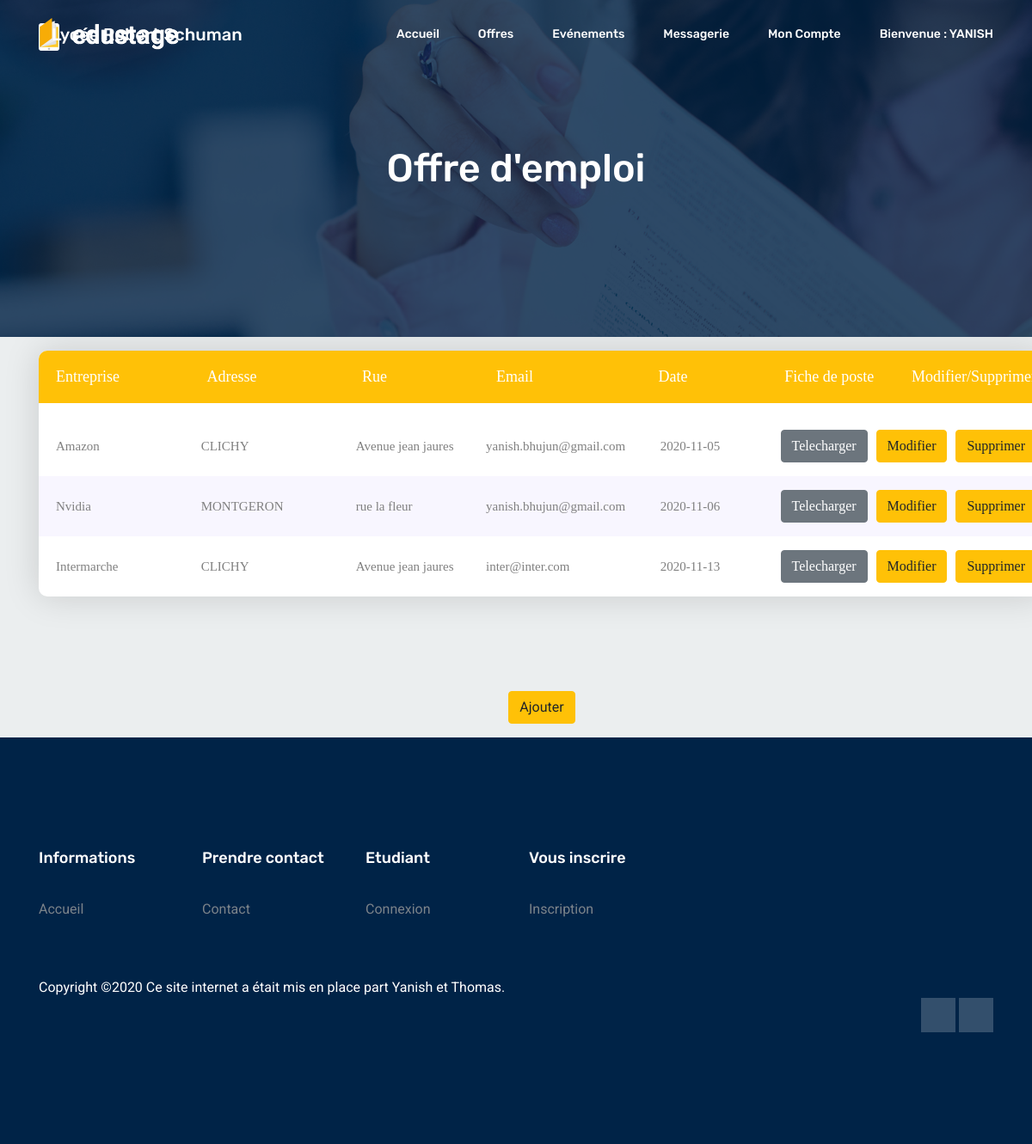
/View/offre_emploi.php (signed in), run on the app's committed database.
### tables this page shows
CREATE TABLE IF NOT EXISTS `emploi` (
  `id` int(11) NOT NULL AUTO_INCREMENT,
  `nom_entreprise` varchar(50) NOT NULL,
  `adresse` varchar(50) NOT NULL,
  `rue` varchar(50) NOT NULL,
  `email` varchar(50) NOT NULL,
  `date` date NOT NULL,
  `piece` varchar(100) NOT NULL,
  PRIMARY KEY (`id`)
);

### View/offre_emploi.php (the view, shortened to what this page needs)
<!DOCTYPE html>
<html lang="en">
  <head>
<link rel="stylesheet" type="text/css" href="../tableau/vendor/bootstrap/css/bootstrap.min.css">
<link rel="stylesheet" type="text/css" href="../tableau/fonts/font-awesome-4.7.0/css/font-awesome.min.css">
<link rel="stylesheet" type="text/css" href="../tableau/vendor/animate/animate.css">
<link rel="stylesheet" type="text/css" href="../tableau/vendor/select2/select2.min.css">
<link rel="stylesheet" type="text/css" href="../tableau/vendor/perfect-scrollbar/perfect-scrollbar.css">
<link rel="stylesheet" type="text/css" href="../tableau/css/util.css">
<link rel="stylesheet" type="text/css" href="../tableau/css/main.css">
<link rel="stylesheet" type="text/css" href="../tableau/css/style2.css">
<link rel="stylesheet" type="text/css" href="../tableau/css/style3.css">
    <link rel="stylesheet" href="../css/bootstrap.css" />
    <link rel="stylesheet" href="../css/flaticon.css" />
    <link rel="stylesheet" href="../css/themify-icons.css" />
    <link rel="stylesheet" href="../vendors/owl-carousel/owl.carousel.min.css" />
    <link rel="stylesheet" href="../vendors/nice-select/css/nice-select.css" />
    <link rel="stylesheet" href="../css/style.css" />
    <link rel="stylesheet" href="../css/style3.css" />
    <link rel="stylesheet" href="../css/erreur.css" />
  </head>
</body>
</body>
</body>
</body>
  <body>
    <header class="header_area white-header">
      <div class="main_menu">
        <nav class="navbar navbar-expand-lg navbar-light">
          <div class="container">
            <a class="navbar-brand" href="index.html">
              <img class="logo-2" src="img/logo2.png" alt="" />
            </a>
            <div class="collapse navbar-collapse offset" id="navbarSupportedContent">
              <ul class="nav navbar-nav menu_nav ml-auto">
                <?php
                if (isset($_SESSION['email'])){
                  if ($_SESSION['role'] == "client") { ?>
                    <div class="position2">
                    <?php echo'Lycée Robert Schuman'?>
                    </div>
                    <li class="nav-item">
                      <a class="nav-link" href="../index.php">Accueil</a>
                    </li>
                    <li class="nav-item">
                      <a class="nav-link" href="contact.php">Contact</a>
                    </li>
                    <li class="nav-item">
                      <a class="nav-link" href="offre_emploi_client.php">Offres</a>
                    </li>
                    <li class="nav-item submenu dropdown">
                      <a href="evenement.php" class="nav-link dropdown-toggle"> Evénements
                      </a>
                      <ul class="dropdown-menu">
                        <li class="nav-item">
                          <a class="nav-link" href="evenement_etudiant.php">Etudiant</a>
                        </ul>
                    </li>
                    <li class="nav-item submenu dropdown">
                      <a href="messagerie.php" class="nav-link dropdown-toggle"> Messagerie
                      </a>
                    </li>
                    <li class="nav-item">
                      <a class="nav-link" href="moncompte_client.php">Mon compte</a>
                    </li>
                    <li class="nav-item submenu dropdown">
                      <a href="moncompte_client.php" class="nav-link dropdown-toggle"><?php echo'Bienvenue : ', $_SESSION['prenom'];?>
                      </a>
                      <ul class="dropdown-menu">
                        <li class="nav-item">
                          <a class="nav-link" href="../traitement/deconnexion.php">Déconnexion</a>
                        </li>
                      </ul>
                    </li>
                  <?php  }
                    else { ?>
                      <div class="position2">
                      <?php echo'Lycée Robert Schuman'?>
                      </div>
                      <li class="nav-item">
                        <a class="nav-link" href="../index.php">Accueil</a>
                      </li>
                      <li class="nav-item submenu dropdown">
                        <a href="offre_emploi.php" class="nav-link dropdown-toggle"> Offres
                        </a>
                      <li class="nav-item submenu dropdown">
                        <a href="evenement.php" class="nav-link dropdown-toggle"> Evénements
                        </a>
                      </li>
                      <li class="nav-item submenu dropdown">
                        <a href="messagerie_admin.php" class="nav-link dropdown-toggle"> Messagerie
                        </a>
                      </li>
                      <li class="nav-item submenu dropdown">
                        <a href="moncompte_admin.php" class="nav-link dropdown-toggle"> Mon compte
                        </a>
                      </li>
                      <li class="nav-item submenu dropdown">
                        <a href="admin.php" class="nav-link dropdown-toggle"><?php echo'Bienvenue : ', $_SESSION['prenom'];?>
                        </a>
                      </li>
                 <?php }
                }  ?>
                </li>
              </ul>
            </div>
          </div>
        </nav>
      </div>
    </header>
    <section class="banner_area">
      <div class="banner_inner d-flex align-items-center">
        <div class="overlay"></div>
        <div class="container">
          <div class="row justify-content-center">
            <div class="col-lg-6">
              <div class="banner_content text-center">
                <h2>Offre d'emploi </h2>
              </div>
            </div>
          </div>
        </div>
      </div>
    </section>
    <?php
  	try{
  		$bdd= new PDO('mysql:host=localhost;dbname=ecole; charset=utf8','root','');
  	}
  	catch (Exception $e){
  		die('Erreur:'.$e->getMessage());
  	}
  	?>
<div class="container">
  <p>  <div class="container-table100">
      <div class="wrap-table100">
        <div class="table100 ver1 m-b-110">
          <div class="table100-head">
  						<table>
  							<thead>
  								<tr class="row100 head">
  									<th class="cell100 column1">Entreprise</th>
  									<th class="cell100 column2">Adresse</th>
  									<th class="cell100 column3">Rue</th>
                    <th class="cell100 column4">Email</th>
                    <th class="cell100 column5">Date</th>
                    <th class="cell100 column5">Fiche de poste</th>
                    <th class="cell100 column7">Modifier/Supprimer</th>
  								</tr>
  							</thead>
  						</table>
  					</div></p>
  					<div class="table100-body js-pscroll">
  						<table>
  							<tbody>
                  <?php
                  $req = $bdd->prepare('SELECT * FROM emploi');
                  $req->execute(array('email'=>$_SESSION['email']));
                  $donnees= $req->fetchall();
                  foreach ($donnees as $value) { ?>
                    <tr class="row100 body">
                          <td class="cell100 column1"><?php echo $value['nom_entreprise']?></td>
                          <td class="cell100 column2"><?php echo $value['adresse']?></td>
                          <td class="cell100 column3"><?php echo $value['rue']?></td>
                          <td class="cell100 column4"><?php echo $value['email']?></td>
                          <td class="cell100 column5"><?php echo $value['date']?></td>
                          <td class="cell100 column6"><a class="btn btn-secondary" href="<?php echo $value['piece']; ?>">Telecharger</a></td>
                          <td class="cell100 column6"><a class="btn btn-warning" href="modifier_emploi.php?id=<?php echo $value['id']; ?>">Modifier</a></td>
                          <td class="cell100 column8"><a class="btn btn-warning" data-toggle="modal" data-target="#exampleModal<?php echo $value['id'] ?>" href="../manager/supprimer_client.php?id=<?php echo $value['id']; ?>">Supprimer</a>
                          </tr>
<?php
                  }
?>
  							</tbody>
  						</table>
  					</div>
  				</div>
         <p><center><button type="button" class="btn btn-warning" onclick="window.location.href='ajouter_emploi.php'">Ajouter</button></center></p>
    <footer class="footer-area section_gap">
      <div class="container">
        <div class="row">
          <div class="col-lg-2 col-md-6 single-footer-widget">
            <h4>Informations</h4>
            <ul>
              <li><a href="index.php">Accueil</a></li>
            </ul>
          </div>
          <div class="col-lg-2 col-md-6 single-footer-widget">
            <h4>Prendre contact</h4>
            <ul>
              <li><a href="View/contact.php">Contact</a></li>
            </ul>
          </div>
          <div class="col-lg-2 col-md-6 single-footer-widget">
            <h4>Etudiant</h4>
            <ul>
              <li><a href="View/connexion.php">Connexion</a></li>
            </ul>
          </div>
          <div class="col-lg-2 col-md-6 single-footer-widget">
            <h4>Vous inscrire</h4>
            <ul>
              <li><a href="View/inscription.php">Inscription</a></li>
            </ul>
          </div>
        </div>
        <div class="row footer-bottom d-flex justify-content-between">
          <p class="col-lg-8 col-sm-12 footer-text m-0 text-white">
Copyright &copy;<script>document.write(new Date().getFullYear());</script> Ce site internet a était mis en place part Yanish et Thomas.
          </p>
          <div class="col-lg- col-sm-12 footer-social">
            <a href="https://fr-fr.facebook.com/pages/lyc%C3%A9e-robert-shuman-dugny/138783332978707"><i class="ti-facebook"></i></a>
            <a href="https://www.linkedin.com/authwall?trk=ripf&trkInfo=AQEox7flDVgK6wAAAXTU30Sg9G1wuydfYLa76GB2oassbBSdjOi9-W4ZjXPYF8_C316tFE1wSZJQcJXqWoZZ_TSYGc-KGAmfL2kQ0G2cJ_EJNiW2QL5Z-8o7AyjmF9l5fSLAA-I=&originalReferer=https://www.google.com/&sessionRedirect=https%3A%2F%2Ffr.linkedin.com%2Fschool%2Flyc%25C3%25A9erobertschuman%2F"><i class="ti-linkedin"></i></a>
          </div>
        </div>
      </div>
    </footer>
  </body>
</html>

### tableau/css/main.css (style rules this page uses)
* { margin: 0px; padding: 0px; box-sizing: border-box; }
body, html { height: 100%; font-family: sans-serif; }
a { margin: 0px; transition: all 0.4s; -webkit-transition: all 0.4s; -o-transition: all 0.4s; -moz-transition: all 0.4s; }
h1,h2,h3,h4,h5,h6 { margin: 0px; }
p { margin: 0px; }
ul, li { margin: 0px; list-style-type: none; }
button { outline: none !important; border: none; background: transparent; }
.js-pscroll { position: relative; overflow: hidden; }
.wrap-table100 { width: 1170px; }
.table100 { background-color: #fff; }
table { width: 100%; }
th, td { font-weight: unset; padding-right: 10px; }
.table100-head th { padding-top: 18px; padding-bottom: 18px; }
.table100-body td { padding-top: 16px; padding-bottom: 16px; }
.table100 { position: relative; padding-top: 60px; }
.table100-head { position: absolute; width: 100%; top: 0; left: 0; }
.table100-body { max-height: 585px; overflow: auto; }
.table100.ver1 td { font-family: Lato-Regular; font-size: 15px; color: #808080; line-height: 1.4; }
.table100.ver1 .table100-body tr:nth-child(even) { background-color: #f8f6ff; }
.table100.ver1 { border-radius: 10px; overflow: hidden; box-shadow: 0 0px 40px 0px rgba(0, 0, 0, 0.15); -moz-box-shadow: 0 0px 40px 0px rgba(0, 0, 0, 0.15); -webkit-box-shadow: 0 0px 40px 0px rgba(0, 0, 0, 0.15); -o-box-shadow: 0 0px 40px 0px rgba(0, 0, 0, 0.15); -ms-box-shadow: 0 0px 40px 0px rgba(0, 0, 0, 0.15); }

### tableau/css/style2.css (style rules this page uses)
.column1 { width: 18%; padding-left: 20px; }
.column2 { width: 17%; }
.column3 { width: 15%; }
.column4 { width: 18%; }
.column5 { width: 14%; }
.table100.ver1 th { font-family: Lato-Bold; font-size: 18px; color: #fff; line-height: 1.4; background-color: #ffc107; }

### tableau/css/style3.css (style rules this page uses)
.table100.ver1 th { font-family: Lato-Bold; font-size: 18px; color: #fff; line-height: 1.4; background-color: #ffc107; }

### css/style3.css (style rules this page uses)
.position2 { position: absolute; left: 60px; text-transform: capitalize; color: #ffffff; font: 500 20px/80px "Rubik", sans-serif; }

### data on the page
emploi: nom_entreprise "Amazon", adresse "CLICHY", rue "Avenue jean jaures", email "yanish.bhujun@gmail.com", date "2020-11-05"
emploi: nom_entreprise "Nvidia", adresse "MONTGERON", rue "rue la fleur", email "yanish.bhujun@gmail.com", date "2020-11-06"
emploi: nom_entreprise "Intermarche", adresse "CLICHY", rue "Avenue jean jaures", email "inter@inter.com", date "2020-11-13"

### other printed values
$_SESSION['prenom'] "YANISH"
